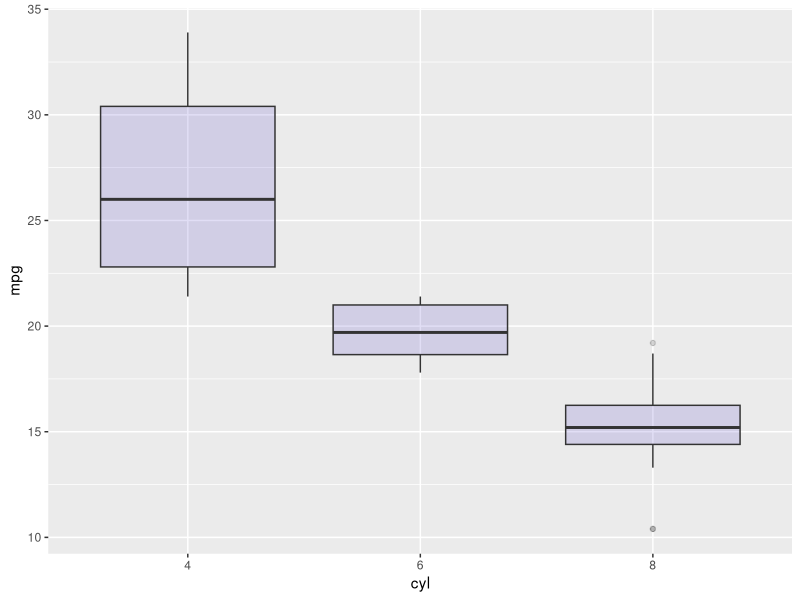

Source code (R):
## ---- chunk 1
library(ggplot2)
data("mtcars")
ggplot(mtcars, aes(x=as.factor(cyl), y=mpg)) + 
  geom_boxplot(fill="slateblue", alpha=0.2) + 
  xlab("cyl")

